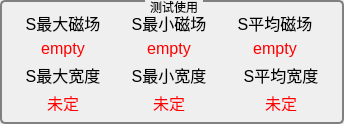
  <widget class="QGroupBox" name="groupBox_4">
   <property name="geometry">
    <rect>
     <x>1260</x>
     <y>500</y>
     <width>51</width>
     <height>41</height>
    </rect>
   </property>
   <property name="styleSheet">
    <string notr="true">QGroupBox{
background-color: qlineargradient(x1:0, y1:0, x2:0, y2:1,
stop:0#D3D3D3, stop: 1 #D3D3D3);
border:2px solid gray;
border-radius:5px;
margin-top:1ex;/* leave space at the top for the title */
}

QGroupBox::title {
subcontrol-origin: margin;
subcontrol-position: top center;
padding: 0 3px;
}</string>
   </property>
   <property name="title">
    <string>测试使用</string>
   </property>
   <layout class="QGridLayout" name="gridLayout_2">
    <item row="0" column="0">
     <widget class="QLabel" name="label_30">
      <property name="sizePolicy">
       <sizepolicy hsizetype="Fixed" vsizetype="Fixed">
        <horstretch>0</horstretch>
        <verstretch>0</verstretch>
       </sizepolicy>
      </property>
      <property name="minimumSize">
       <size>
        <width>100</width>
        <height>20</height>
       </size>
      </property>
      <property name="font">
       <font>
        <pointsize>12</pointsize>
       </font>
      </property>
      <property name="text">
       <string>S最大磁场</string>
      </property>
      <property name="alignment">
       <set>Qt::AlignCenter</set>
      </property>
     </widget>
    </item>
    <item row="0" column="1">
     <widget class="QLabel" name="label_31">
      <property name="sizePolicy">
       <sizepolicy hsizetype="Fixed" vsizetype="Fixed">
        <horstretch>0</horstretch>
        <verstretch>0</verstretch>
       </sizepolicy>
      </property>
      <property name="minimumSize">
       <size>
        <width>100</width>
        <height>20</height>
       </size>
      </property>
      <property name="font">
       <font>
        <pointsize>12</pointsize>
       </font>
      </property>
      <property name="text">
       <string>S最小磁场</string>
      </property>
      <property name="alignment">
       <set>Qt::AlignCenter</set>
      </property>
     </widget>
    </item>
    <item row="0" column="2" colspan="2">
     <widget class="QLabel" name="label_32">
      <property name="sizePolicy">
       <sizepolicy hsizetype="Fixed" vsizetype="Fixed">
        <horstretch>0</horstretch>
        <verstretch>0</verstretch>
       </sizepolicy>
      </property>
      <property name="minimumSize">
       <size>
        <width>100</width>
        <height>20</height>
       </size>
      </property>
      <property name="font">
       <font>
        <pointsize>12</pointsize>
       </font>
      </property>
      <property name="text">
       <string>S平均磁场</string>
      </property>
      <property name="alignment">
       <set>Qt::AlignCenter</set>
      </property>
     </widget>
    </item>
    <item row="1" column="0">
     <widget class="QLabel" name="label_value_s_max">
      <property name="sizePolicy">
       <sizepolicy hsizetype="Fixed" vsizetype="Fixed">
        <horstretch>0</horstretch>
        <verstretch>0</verstretch>
       </sizepolicy>
      </property>
      <property name="minimumSize">
       <size>
        <width>100</width>
        <height>20</height>
       </size>
      </property>
      <property name="font">
       <font>
        <pointsize>12</pointsize>
       </font>
      </property>
      <property name="text">
       <string>&lt;html&gt;&lt;head/&gt;&lt;body&gt;&lt;p&gt;&lt;span style=&quot; color:#ff0000;&quot;&gt;empty&lt;/span&gt;&lt;/p&gt;&lt;/body&gt;&lt;/html&gt;</string>
      </property>
      <property name="alignment">
       <set>Qt::AlignCenter</set>
      </property>
     </widget>
    </item>
    <item row="1" column="1">
     <widget class="QLabel" name="label_value_s_min">
      <property name="sizePolicy">
       <sizepolicy hsizetype="Fixed" vsizetype="Fixed">
        <horstretch>0</horstretch>
        <verstretch>0</verstretch>
       </sizepolicy>
      </property>
      <property name="minimumSize">
       <size>
        <width>100</width>
        <height>20</height>
       </size>
      </property>
      <property name="font">
       <font>
        <pointsize>12</pointsize>
       </font>
      </property>
      <property name="text">
       <string>&lt;html&gt;&lt;head/&gt;&lt;body&gt;&lt;p&gt;&lt;span style=&quot; color:#ff0000;&quot;&gt;empty&lt;/span&gt;&lt;/p&gt;&lt;/body&gt;&lt;/html&gt;</string>
      </property>
      <property name="alignment">
       <set>Qt::AlignCenter</set>
      </property>
     </widget>
    </item>
    <item row="1" column="2" colspan="2">
     <widget class="QLabel" name="label_value_s_average">
      <property name="sizePolicy">
       <sizepolicy hsizetype="Fixed" vsizetype="Fixed">
        <horstretch>0</horstretch>
        <verstretch>0</verstretch>
       </sizepolicy>
      </property>
      <property name="minimumSize">
       <size>
        <width>100</width>
        <height>20</height>
       </size>
      </property>
      <property name="font">
       <font>
        <pointsize>12</pointsize>
       </font>
      </property>
      <property name="text">
       <string>&lt;html&gt;&lt;head/&gt;&lt;body&gt;&lt;p&gt;&lt;span style=&quot; color:#ff0000;&quot;&gt;empty&lt;/span&gt;&lt;/p&gt;&lt;/body&gt;&lt;/html&gt;</string>
      </property>
      <property name="alignment">
       <set>Qt::AlignCenter</set>
      </property>
     </widget>
    </item>
    <item row="2" column="0">
     <widget class="QLabel" name="label_37">
      <property name="sizePolicy">
       <sizepolicy hsizetype="Fixed" vsizetype="Fixed">
        <horstretch>0</horstretch>
        <verstretch>0</verstretch>
       </sizepolicy>
      </property>
      <property name="minimumSize">
       <size>
        <width>100</width>
        <height>20</height>
       </size>
      </property>
      <property name="font">
       <font>
        <pointsize>12</pointsize>
       </font>
      </property>
      <property name="text">
       <string>S最大宽度</string>
      </property>
      <property name="alignment">
       <set>Qt::AlignCenter</set>
      </property>
     </widget>
    </item>
    <item row="2" column="1" colspan="2">
     <widget class="QLabel" name="label_38">
      <property name="sizePolicy">
       <sizepolicy hsizetype="Fixed" vsizetype="Fixed">
        <horstretch>0</horstretch>
        <verstretch>0</verstretch>
       </sizepolicy>
      </property>
      <property name="minimumSize">
       <size>
        <width>100</width>
        <height>20</height>
       </size>
      </property>
      <property name="font">
       <font>
        <pointsize>12</pointsize>
       </font>
      </property>
      <property name="text">
       <string>S最小宽度</string>
      </property>
      <property name="alignment">
       <set>Qt::AlignCenter</set>
      </property>
     </widget>
    </item>
    <item row="2" column="3">
     <widget class="QLabel" name="label_36">
      <property name="sizePolicy">
       <sizepolicy hsizetype="Fixed" vsizetype="Fixed">
        <horstretch>0</horstretch>
        <verstretch>0</verstretch>
       </sizepolicy>
      </property>
      <property name="minimumSize">
       <size>
        <width>100</width>
        <height>20</height>
       </size>
      </property>
      <property name="font">
       <font>
        <pointsize>12</pointsize>
       </font>
      </property>
      <property name="text">
       <string>S平均宽度</string>
      </property>
      <property name="alignment">
       <set>Qt::AlignCenter</set>
      </property>
     </widget>
    </item>
    <item row="3" column="0">
     <widget class="QLabel" name="label_value_width_s_max">
      <property name="sizePolicy">
       <sizepolicy hsizetype="Fixed" vsizetype="Fixed">
        <horstretch>0</horstretch>
        <verstretch>0</verstretch>
       </sizepolicy>
      </property>
      <property name="minimumSize">
       <size>
        <width>100</width>
        <height>20</height>
       </size>
      </property>
      <property name="font">
       <font>
        <pointsize>12</pointsize>
       </font>
      </property>
      <property name="text">
       <string>&lt;html&gt;&lt;head/&gt;&lt;body&gt;&lt;p&gt;&lt;span style=&quot; color:#ff0000;&quot;&gt;未定&lt;/span&gt;&lt;/p&gt;&lt;/body&gt;&lt;/html&gt;</string>
      </property>
      <property name="alignment">
       <set>Qt::AlignCenter</set>
      </property>
     </widget>
    </item>
    <item row="3" column="1" colspan="2">
     <widget class="QLabel" name="label_value_width_s_min">
      <property name="sizePolicy">
       <sizepolicy hsizetype="Fixed" vsizetype="Fixed">
        <horstretch>0</horstretch>
        <verstretch>0</verstretch>
       </sizepolicy>
      </property>
      <property name="minimumSize">
       <size>
        <width>100</width>
        <height>20</height>
       </size>
      </property>
      <property name="font">
       <font>
        <pointsize>12</pointsize>
       </font>
      </property>
      <property name="text">
       <string>&lt;html&gt;&lt;head/&gt;&lt;body&gt;&lt;p&gt;&lt;span style=&quot; color:#ff0000;&quot;&gt;未定&lt;/span&gt;&lt;/p&gt;&lt;/body&gt;&lt;/html&gt;</string>
      </property>
      <property name="alignment">
       <set>Qt::AlignCenter</set>
      </property>
     </widget>
    </item>
    <item row="3" column="3">
     <widget class="QLabel" name="label_value_width_s_average">
      <property name="sizePolicy">
       <sizepolicy hsizetype="Fixed" vsizetype="Fixed">
        <horstretch>0</horstretch>
        <verstretch>0</verstretch>
       </sizepolicy>
      </property>
      <property name="minimumSize">
       <size>
        <width>100</width>
        <height>20</height>
       </size>
      </property>
      <property name="font">
       <font>
        <pointsize>12</pointsize>
       </font>
      </property>
      <property name="text">
       <string>&lt;html&gt;&lt;head/&gt;&lt;body&gt;&lt;p&gt;&lt;span style=&quot; color:#ff0000;&quot;&gt;未定&lt;/span&gt;&lt;/p&gt;&lt;/body&gt;&lt;/html&gt;</string>
      </property>
      <property name="alignment">
       <set>Qt::AlignCenter</set>
      </property>
     </widget>
    </item>
   </layout>
  </widget>
